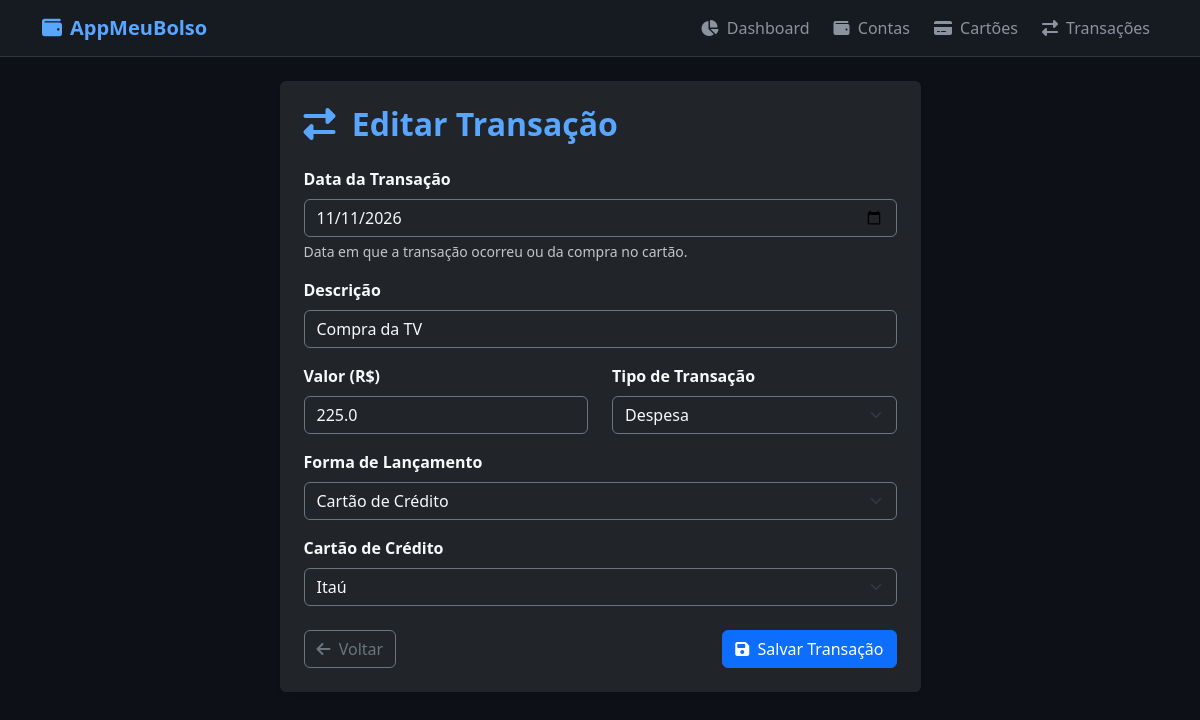
The page /transacoes/editar/1 on the database its author committed.
### app/models.py (models this page shows, shortened)
class Transacao(db.Model):
    id = db.Column(db.Integer, primary_key=True)
    descricao = db.Column(db.String(150), nullable=False)
    valor = db.Column(db.Float, nullable=False)
    tipo = db.Column(db.String(20), nullable=False)  # 'receita' ou 'despesa'
    data = db.Column(db.DateTime, default=datetime.utcnow)
    conta_id = db.Column(db.Integer, db.ForeignKey('conta.id'), nullable=True)
    conta = db.relationship('Conta', backref=db.backref('transacoes', lazy=True, cascade='all, delete-orphan'))
    cartao_id = db.Column(db.Integer, db.ForeignKey('cartao.id'), nullable=True)
    cartao = db.relationship('Cartao', backref=db.backref('transacoes', lazy=True, cascade='all, delete-orphan'))
    parcela_atual = db.Column(db.Integer, default=1)
    total_parcelas = db.Column(db.Integer, default=1)

class Cartao(db.Model):
    id = db.Column(db.Integer, primary_key=True)
    nome = db.Column(db.String(100), nullable=False)
    limite = db.Column(db.Float, nullable=False, default=0.0)
    dia_fechamento = db.Column(db.Integer, nullable=False, default=1)
    dia_vencimento = db.Column(db.Integer, nullable=False, default=10)

### app/routes/transacoes.py (the view, shortened to what this page needs)
@transacoes_bp.route('/editar/<int:id>', methods=['GET', 'POST'])
def editar(id):
    transacao = Transacao.query.get_or_404(id)
    contas = Conta.query.all()
    cartoes = Cartao.query.all()
    return render_template('transacoes/form.html', transacao=transacao, contas=contas, cartoes=cartoes)

### app/templates/transacoes/form.html (shortened to what this page needs)
{% extends 'base.html' %}
{% block content %}
<div class="row justify-content-center">
    <div class="col-md-7">
        <div class="card shadow-sm border-0 bg-dark text-light p-4">
            <h2 class="fw-bold text-accent mb-4">
                <i class="fa-solid fa-exchange-alt me-2"></i>
                {% if transacao %}Editar Transação{% else %}Nova Transação{% endif %}
            </h2>
            <form method="POST">
                <div class="mb-3">
                    <label class="form-label text-light fw-semibold">Data da Transação</label>
                    <input type="date" name="data" value="{{ transacao.data.strftime('%Y-%m-%d') if transacao and transacao.data else '' }}" class="form-control bg-dark text-light border-secondary" required>
                    <div class="form-text text-light opacity-75">Data em que a transação ocorreu ou da compra no cartão.</div>
                </div>
                <div class="mb-3">
                    <label class="form-label text-light fw-semibold">Descrição</label>
                    <input type="text" name="descricao" value="{{ transacao.descricao if transacao else '' }}" class="form-control bg-dark text-light border-secondary" placeholder="Ex: Supermercado, Aluguel, Farmácia..." required>
                </div>
                <div class="row mb-3">
                    <div class="col-md-6 mb-3 mb-md-0">
                        <label class="form-label text-light fw-semibold">Valor (R$)</label>
                        <input type="number" step="0.01" name="valor" value="{{ transacao.valor if transacao else '' }}" class="form-control bg-dark text-light border-secondary" placeholder="0.00" required>
                    </div>
                    <div class="col-md-6">
                        <label class="form-label text-light fw-semibold">Tipo de Transação</label>
                        <select name="tipo" id="selectTipo" class="form-select bg-dark text-light border-secondary" required>
                            <option value="despesa" {% if transacao and transacao.tipo == 'despesa' %}selected{% endif %}>Despesa</option>
                        </select>
                    </div>
                </div>
                <div class="mb-3">
                    <label class="form-label text-light fw-semibold">Forma de Lançamento</label>
                    <select name="forma_pagamento" id="selectFormaPagamento" class="form-select bg-dark text-light border-secondary" onchange="toggleFormaPagamento()">
                        <option value="cartao" {% if transacao and transacao.cartao_id %}selected{% endif %}>Cartão de Crédito</option>
                    </select>
                </div>
                <div id="campoCartao" style="display: none;">
                    <div class="mb-3">
                        <label class="form-label text-light fw-semibold">Cartão de Crédito</label>
                        <select name="cartao_id" class="form-select bg-dark text-light border-secondary">
                            {% for cartao in cartoes %}
                                <option value="{{ cartao.id }}" {% if transacao and transacao.cartao_id == cartao.id %}selected{% endif %}>{{ cartao.nome }}</option>
                            {% endfor %}
                        </select>
                    </div>
                </div>
                <div class="d-flex justify-content-between align-items-center mt-4">
                    <a href="{{ url_for('transacoes.index') }}" class="btn btn-outline-secondary">
                        <i class="fa-solid fa-arrow-left me-1"></i> Voltar
                    </a>
                    <button type="submit" class="btn btn-primary">
                        <i class="fa-solid fa-floppy-disk me-1"></i> Salvar Transação
                    </button>
                </div>
            </form>
        </div>
    </div>
</div>
{% endblock %}

### app/templates/base.html (style rules this page uses)
body { background-color: #0d1117; color: #c9d1d9; font-family: 'Segoe UI', Tahoma, Geneva, Verdana, sans-serif; }
.text-accent { color: #58a6ff; }

### rows shown on the page
Transacao: tipo "Despesa", forma_pagamento "Cartão de Crédito", cartao_id "Itaú"
